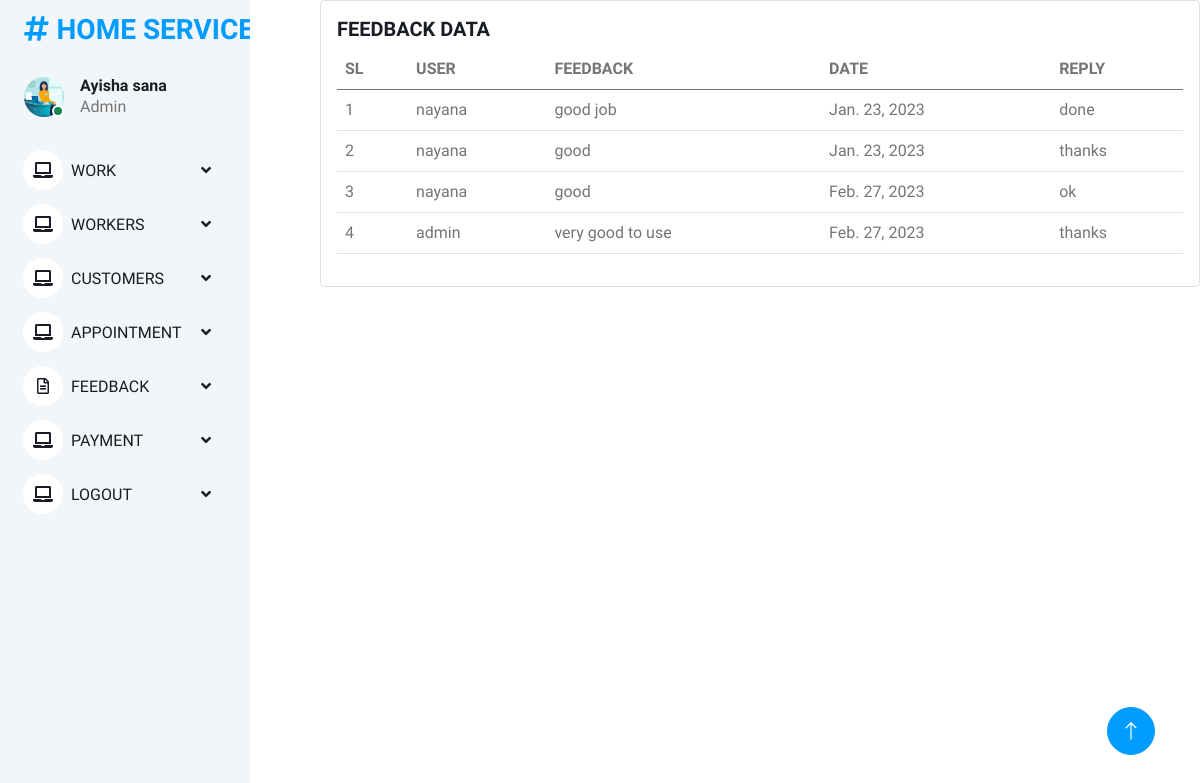
The page /feedbacks (signed in) on the database its author committed.
### onlinehomeservice_app/models.py (models this page shows)
class complaints(models.Model):
    user = models.ForeignKey(Login, on_delete=models.DO_NOTHING)
    feedback = models.TextField()
    date = models.DateField(auto_now=True)
    reply = models.TextField(null=True,blank=True)

class Login(AbstractUser):
    is_customer=models.BooleanField(default=False)
    is_worker=models.BooleanField(default=False)

### onlinehomeservice_app/views.py (the view)
# urls.py: path("feedbacks", views.feedbacks, name="feedbacks"),
@login_required(login_url='loginpage')
def feedbacks(request):
    n = complaints.objects.all()
    return render(request,"admin/feedbacks.html",{"feedbacks":n})

### templates/admin/feedbacks.html (shortened to what this page needs)
{% extends "admin/admin base.html" %}
{% block content %}
<div class="card" style="width: 55rem;">
  <div class="card-body">
    <h5 class="card-title">FEEDBACK DATA</h5>
 <table class="table">
  <thead>
    <tr>
        <th scope="col">SL</th>
        <th scope="col">USER</th>
      <th scope="col">FEEDBACK</th>
      <th scope="col">DATE</th>
      <th scope="col">REPLY</th>
    </tr>
  </thead>
       <tbody>
  {% for n in feedbacks %}
  <tr>
    <td>{{forloop.counter}}</td>
    <td>{{n.user}}</td>
      <td>{{n.feedback}}</td>
    <td>{{n.date}}</td>
      <td>{% if n.reply == None %}
          <a href = "{% url 'reply_feedback' n.id %}">Reply now</a>
          {% else %}
          {{n.reply}}
      {% endif %}
          </td>
      {% empty %}
  </tr>
      <tr>
      <td colspan="7"><h3>No Results Found</h3></td>
      </tr>
            {% endfor %}
  </tbody>
 </table>
{% endblock %}

### static/assets1/css/style.css (style rules this page uses)
:root { --primary: #009CFF; --light: #F3F6F9; --dark: #191C24; }

### rows shown on the page
complaints: user "nayana", feedback "good job", date "Jan. 23, 2023", reply "done"
complaints: user "nayana", feedback "good", date "Jan. 23, 2023", reply "thanks"
complaints: user "nayana", feedback "good", date "Feb. 27, 2023", reply "ok"
complaints: user "admin", feedback "very good to use", date "Feb. 27, 2023", reply "thanks"
